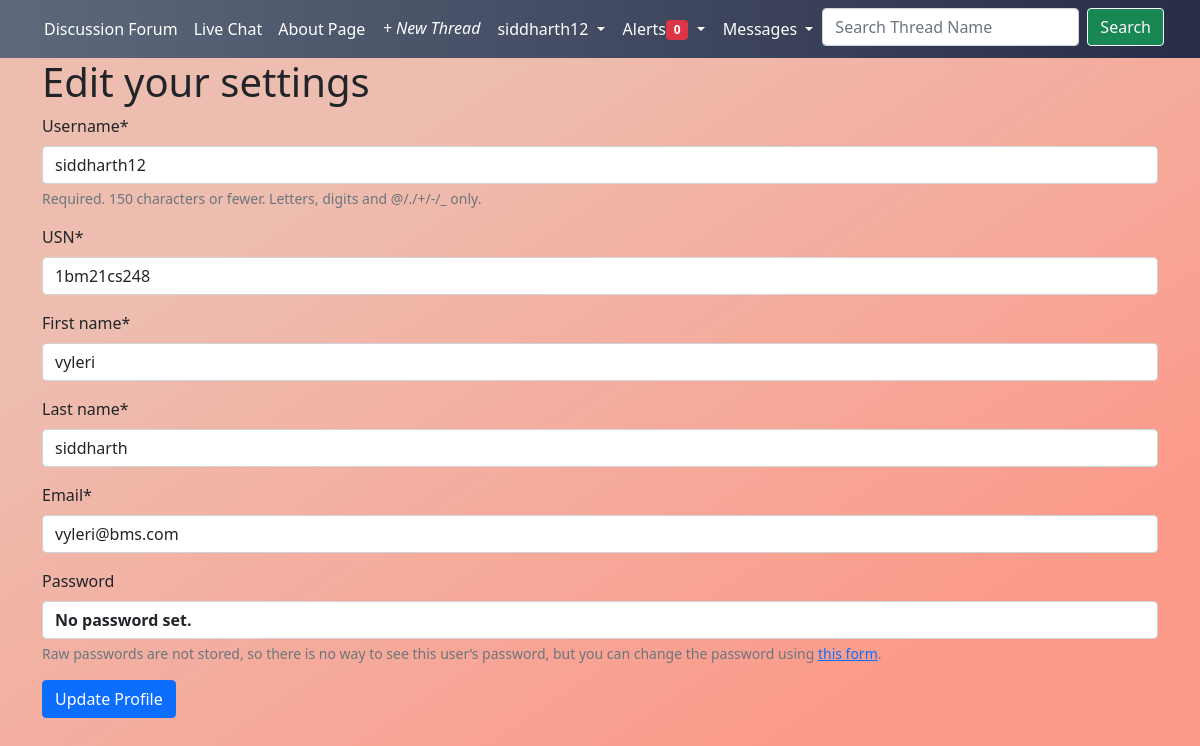
/accounts/edit_settings/ (signed in), run on the app's committed database.
### accounts/models.py (models this page shows)
class CustomUser(AbstractUser):
    USN = models.CharField(max_length = 10)

### accounts/views.py (the view)
# urls.py: path("edit_settings/", EditSettingsView.as_view(), name="edit_settings"),
class EditSettingsView(LoginRequiredMixin, UpdateView):
    form_class = CustomUserChangeForm
    template_name = "registration/edit_settings.html"
    success_url = reverse_lazy("home")
    def get_object(self):
        return self.request.user

### accounts/forms.py
class CustomUserChangeForm(UserChangeForm):
    email = forms.EmailField(widget=forms.EmailInput(attrs={'class':'form-control'}))
    first_name = forms.CharField(max_length=50,widget=forms.TextInput(attrs={'class':'form-control'}))
    last_name = forms.CharField(max_length=50,widget=forms.TextInput(attrs={'class':'form-control'}))
    class Meta:
        model = CustomUser
        fields = ("username", "USN", "first_name", "last_name","email",)

### notis/views.py (called while the page is built)
def CountNotifications(request):
    count = None
    if request.user.is_authenticated:
        count = Notification.objects.filter(
            reciever=request.user, is_seen=False).count()
    return {"count_notifications": count}

### templates/registration/edit_settings.html
{% extends 'base.html' %}
{% load static %}
{% load crispy_forms_tags %}
{% block content %}
<h1>Edit your settings</h1>
<div class="form-group">
  <form method="post">
    {% csrf_token %} {{ form|crispy}}
    <button class="btn btn-primary">Update Profile</button>
  </form>
</div>
{% endblock content %}

### templates/base.html (shortened to what this page needs)
{% load static %}
<!DOCTYPE html>
<html lang="en">
<head>
    <link href="https://cdn.jsdelivr.net/npm/bootstrap@5.0.2/dist/css/bootstrap.min.css" rel="stylesheet">
    <link href="{% static 'CSS/style.css' %}" type="text/css" rel="stylesheet" media="screen,projection"/>
</head>
<body>
    <div class="container-fluid">
        <div class="row">
            <nav class="navbar navbar-expand-lg navbar-dark" style="background-image: linear-gradient(to right, rgb(93, 105, 123), rgb(40, 45, 72));">
                <div class="container-fluid">
                  <div class="collapse navbar-collapse" id="navbarSupportedContent">
                    <ul class="navbar-nav me-auto mb-2 mb-lg-0">
                      <li class="nav-item">
                        <a class="nav-link" href="{% url 'home' %}">Discussion Forum</a>
                      </li>
                      <li class="nav-item">
                        <a class="nav-link" href="{% url 'livechat' %}">Live Chat</a>
                      </li>
                      <li class="nav-item">
                        <a class="nav-link" href="{% url 'about' %}">About Page</a>
                      </li>
                    </ul>
                    <ul class="navbar-nav d-flex flex-row ms-auto mb-2 mb-lg-0">
                      {% if user.is_authenticated %}
                      <li class="nav-item me-3 me-lg-0">
                        <a class="nav-link" href="{% url 'thread_new' %}" id="navbarDropdown" role="button" data-mdb-toggle="dropdown" aria-expanded="false">
                          <i class="fas fa-plus">+ New Thread</i>
                        </a>
                      </li>
                      <li class="nav-item me-3 me-lg-0 dropdown">
                        <button class="btn btn dropdown-toggle nav-link" href="#" role="button" data-bs-toggle="dropdown" aria-expanded="false" style="background: var(--bg-color);">
                          {{ user.username }}
                        </button>
                      </li>
                      {%else%}
                      <li class="nav-item"><a class="nav-link" href="{% url 'login' %}" class="btn btn me-2" style="background: var(--bg-color); ">Log In</a></li>
                      <li class="nav-item"><a class="nav-link" href="{% url 'signup' %}" class="btn btn" style="background: var(--bg-color); ">Sign Up</a></li>
                    {%endif%}
                    <li class="nav-item me-3 me-lg-0 dropdown">
                      <button class="btn dropdown-toggle nav-link" href="#" role="button" data-bs-toggle="dropdown" aria-expanded="false" style="background: var(--bg-color); ">
                        Alerts<span class="new badge bg-danger">{{ count_notifications }}</span>
                      </button>
                    </li>
                    <li class="nav-item me-3 me-lg-0 dropdown">
                      <button class="btn dropdown-toggle nav-link" href="#" role="button" data-bs-toggle="dropdown" aria-expanded="false" style="background: var(--bg-color);">
                        Messages
                      </button>
                    </li>
                    <li class="nav-item me-3 me-lg-0">
                      <form class="d-flex" method="post" action="{% url 'search_result' %}">
                      <input class="form-control me-2"type="search" placeholder="Search Thread Name" aria-label="Search" name="searched">
                      <button class="btn btn-outline-light btn-success " type="submit">
                      Search
                    </button>
                  </li>
                    </ul>
                  </div>
                </div>
              </nav>
        </div>
        <main>
          <div class="container">
            <div class="row">
              {% block content %}
              {% endblock content %}
            </div>
          </div>
        </main>
      </div>
</body>
</html>

### static/CSS/style.css (style rules this page uses)
body { background: linear-gradient(to left top, rgb(252, 154, 138) 20%, rgb(237, 189, 175) 75% ), linear-gradient(rgba(0, 0, 0, 1), rgba(0, 0, 0, 1)); background-repeat: no-repeat; background-attachment: fixed; overflow: auto; }

### data on the page
CustomUser: username "siddharth12", USN "1bm21cs248", first_name "vyleri", last_name "siddharth", email "vyleri@bms.com"

### other printed values
{{ count_notifications }} "0"
